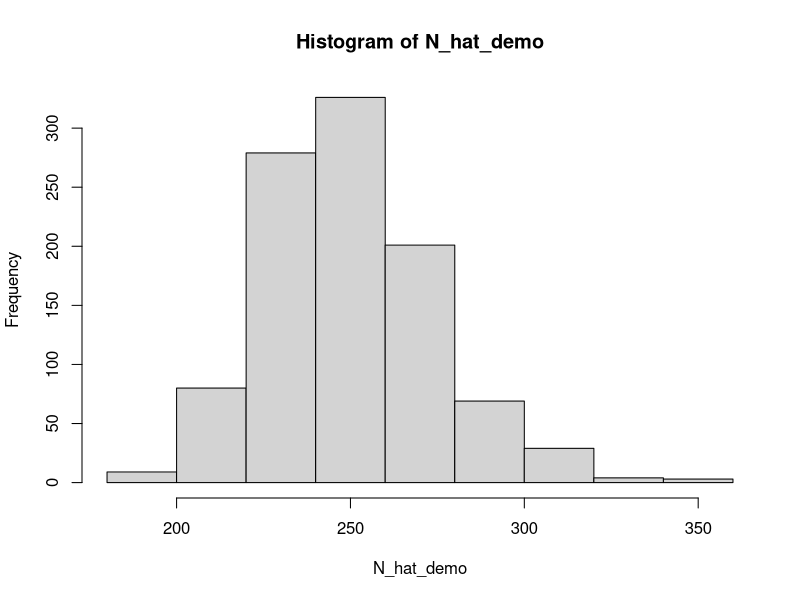
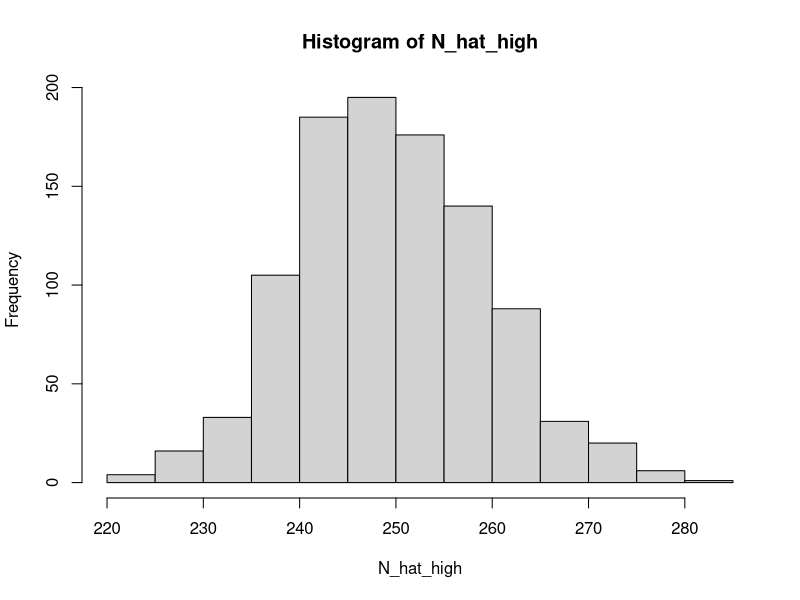
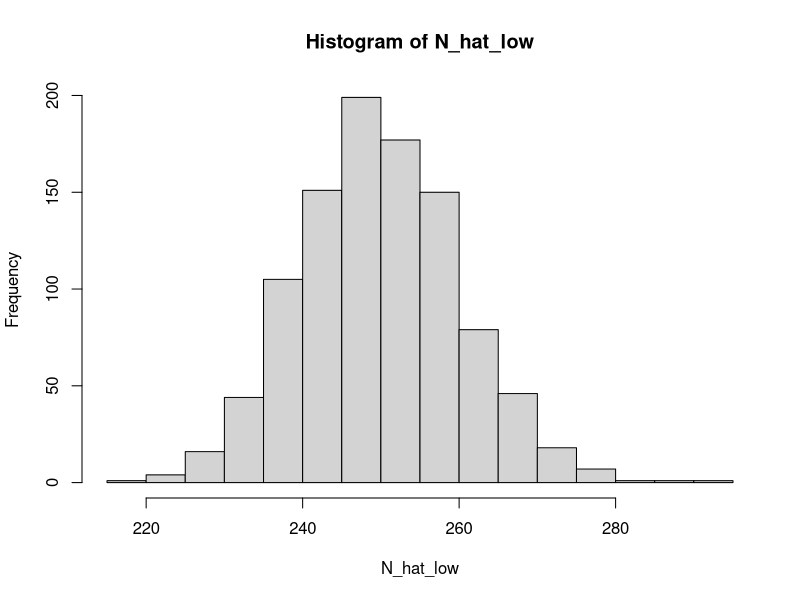
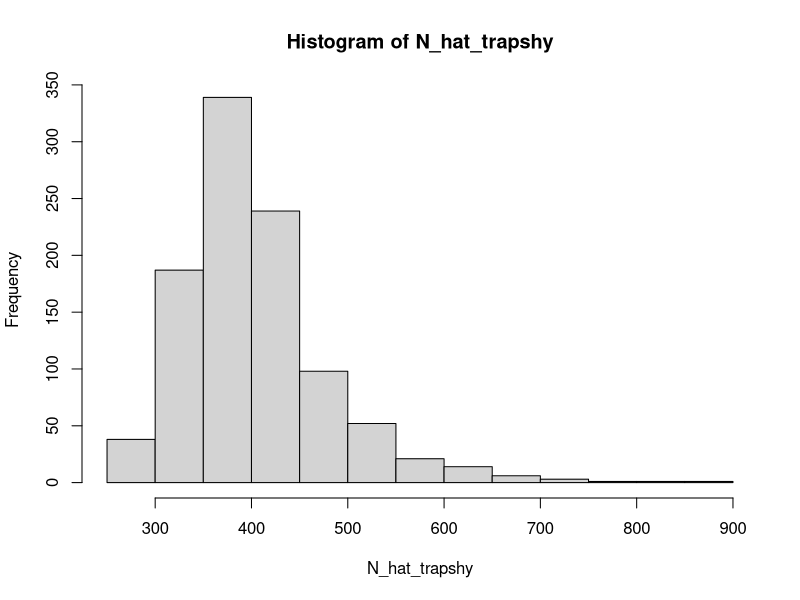
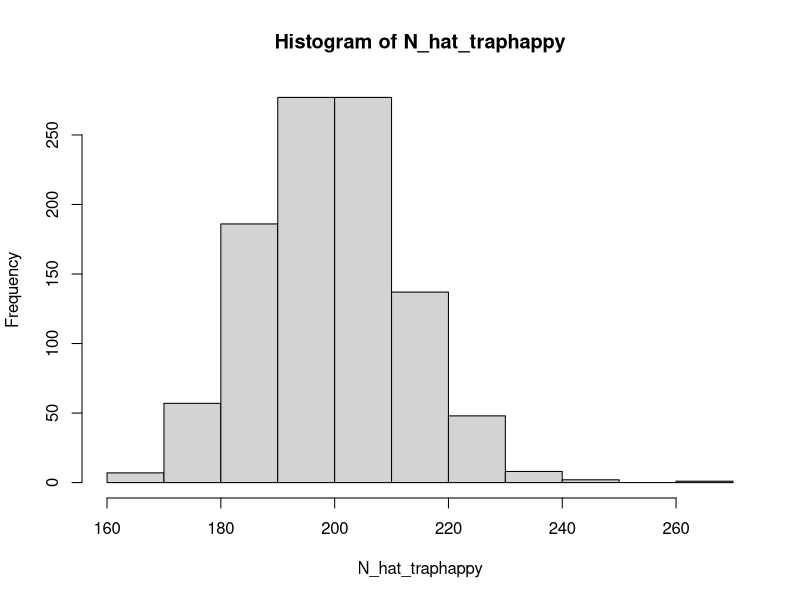

Reproduce these figures in R, in order.
## ---- chunk 1
knitr::opts_chunk$set(echo = TRUE)
## ---- chunk 2
library(tidyverse)
## ---- chunk 3
n1 <- 37
n2 <- 42
m2 <- 30
## ---- chunk 4
N_hat <- n1 * n2 / m2
## ---- chunk 5
p_hat <- m2 / n1
## ---- chunk 6
n1_Baileys <- 12
n2_Baileys <- 12
m2_Baileys <- 4
## ---- chunk 7
N_hat_Baileys <- (n1_Baileys * n2_Baileys) / m2_Baileys
## ---- chunk 8
p_hat_Baileys <- m2_Baileys / n1_Baileys
## ---- chunk 9
N <- 250
## ---- chunk 10
nRuns <- 1000
## ---- chunk 11
LP_estimator <- function(p1, p2, c2) {
  
  # create an empty data frame to hold simulated values
  Nhat <- matrix(NA, nRuns)  # create a matrix to hold estimates
   
  for(i in 1:nRuns) { 
    # simulate data 
    n1 <- rbinom(1, N, p1)     # no. individuals captured on survey occasion 1
    u2 <- rbinom(1, N-n1, p2)  # no. marked individuals recaptured on survey occasion 2
    m2 <- rbinom(1, n1, c2)    # no. marked individuals recaptured on survey occasion 2
    n2 <- u2 + m2              # total no. individuals captured on survey occasion 2
    
    # calculate estimated abundance
    Nhat[i] <- (n1 + 1)*(n2 +1) / (m2 + 1) - 1
  }
  
  return(Nhat) # the function will return our estimate of the population
}
## ---- chunk 12
N_hat_demo <- LP_estimator(p1 = 0.4, p2 = 0.4, c2 = 0.4)
## ---- chunk 13
hist(N_hat_demo)
## ---- chunk 14
# Remember, our true abundance is 250

# What is the mean of all of our N_hat estimates?
mean(N_hat_demo)          # mean of all N-hat estimates

# On average, how biased are our estimates?
mean(N_hat_demo)- N       # bias

# How precise are our estimates?
sd(N_hat_demo)            # precision
## ---- chunk 15
N_hat_high <- LP_estimator(p1 = 0.6, p2 = 0.6, c2 = 0.6)
## ---- chunk 16
hist(N_hat_high)
## ---- chunk 17
# On average, how biased are our estimates?
mean(N_hat_high) - N       # bias

# How precise are our estimates?
sd(N_hat_high)            # precision
## ---- chunk 18
N_hat_low <- LP_estimator(p1 = 0.6, p2 = 0.6, c2 = 0.6)
## ---- chunk 19
hist(N_hat_low)
## ---- chunk 20
# On average, how biased are our estimates?
mean(N_hat_low)- N       # bias

# How precise are our estimates?
sd(N_hat_low)            # precision
## ---- chunk 21
N_hat_trapshy <- LP_estimator(p1 = 0.4, p2 = 0.4, c2 = 0.2)
## ---- chunk 22
hist(N_hat_trapshy)
## ---- chunk 23
# On average, how biased are our estimates?
mean(N_hat_trapshy)- N       # bias

# How precise are our estimates?
sd(N_hat_trapshy)            # precision
## ---- chunk 24
N_hat_traphappy <- LP_estimator(p1 = 0.4, p2 = 0.4, c2 = 0.6)
## ---- chunk 25
hist(N_hat_traphappy)
## ---- chunk 26
# On average, how biased are our estimates?
mean(N_hat_traphappy)- N       # bias

# How precise are our estimates?
sd(N_hat_traphappy)            # precision
## ---- chunk 27
n1_removal <- n1 # 37
n2_removal <- n2 - m2 # 42 - 30 = 12
## ---- chunk 28
N_hat_removal <- (n1_removal^2) / (n1_removal - n2_removal)
## ---- chunk 29
n1_removalB <- n1_Baileys
n2_removalB <- n2_Baileys - m2_Baileys

N_hat_removalB <- (n1_Baileys^2) / (n1_removalB - n2_removalB)
